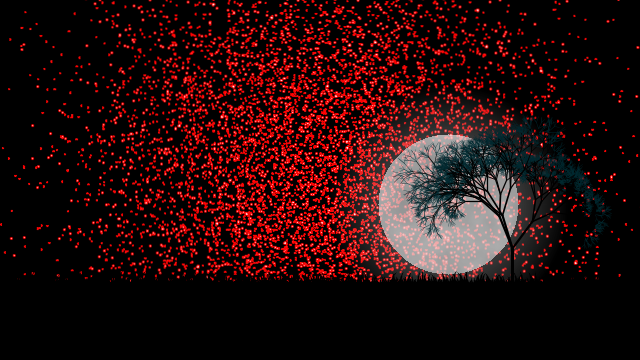
Frame 1 (no input)
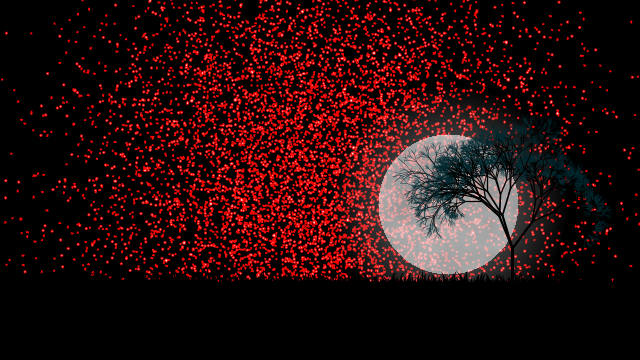
Frame 60 (the mouse pressed at the canvas centre just before this capture)
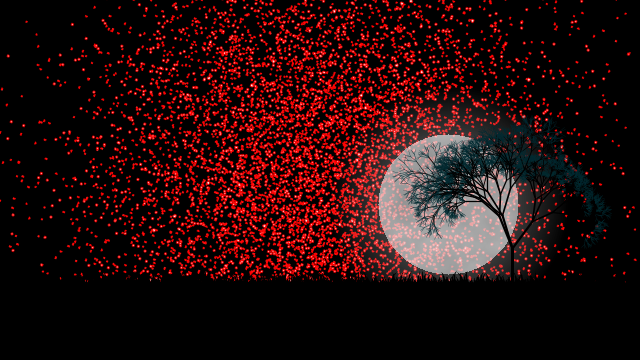
Frame 120 (the mouse held since frame 60 and released just before this capture)

The Processing sketch that drew these frames (run headless with seeded random() and noise(); from frame 60 on, the mouse is pressed at the canvas centre):

// Processing sketch: sketch_221012e
// ── sketch_221012e.pde

//stars
float starsCount = 10000;
PImage stars;
float skyRotation = 0;
float rotationIncrement;
PGraphics gStars;
int starsoffset;
//moon
float radius = 70;
float glowOffset = 50;
float moon_x, moon_y;
PGraphics gMoon;
//nebula
float tx, ty, tz = 0.0f;
float noiseX = 0.004f;
float noiseY = 0.001f;
float noiseZ = 0.00001f;
//ground
PGraphics gGround;
//Tree
PGraphics gTree;


void setup() {
  size(640, 360);
  background(0);
  initStars();
  initMoon();
  initGround();
  initTree();
}

void initStars() {
  starsoffset = Math.abs(width-height) * 2;
  gStars =  createGraphics(width + starsoffset, height+ starsoffset);
  gStars.beginDraw();
  gStars.background(0);
  gStars.stroke(255,0,0);
  for (int i = 0; i < starsCount; i++) {
    float standardDev  = 120;
    float x = randomGaussian() * standardDev + gStars.width/2 ;
    float y = randomGaussian() * standardDev + (gStars.height/2);
    float size = 1;
    float randomNumber = random(0, 100);
    if (randomNumber <= 50) {
      size = 1.3f;
    } else if (randomNumber <= 98) {
      size = 1.7;
    } else {
      size = 2.4;
    }
    //gStars.stroke(size);
    gStars.ellipse(x, y, size, size);
  }
  gStars.endDraw();
}

void initMoon() {
  rotationIncrement = lerp(0, TWO_PI, 0.0005); //for the web
  //  rotationIncrement = lerp(0, TWO_PI, 0.0001); //for desktop
  float totalDimension = ( radius + glowOffset ) * 2;
  float totalRadius = radius + glowOffset;
  float vx=0, vy=0; //noise control
  float opacity = 0f;
  moon_x = width / 10 * 7  - totalRadius;
  moon_y = height / 7 * 4 - totalRadius;
  gMoon = createGraphics((int)totalDimension, (int)totalDimension);
  gMoon.beginDraw();
  for (int x = 0; x < totalDimension; x++) {
    for (int y = 0; y < totalDimension; y++) {
      float distance = dist(x, y, totalDimension/2, totalDimension/2);
      vx+=0.04;
      if (distance <= totalRadius) {
        float varNoise = 0f;
        if (distance<=radius) {
          //main
          opacity = 255;
          varNoise = map(noise(vx, vy), 0, 1, 0, 60);
        } else if (distance<= totalRadius) {
          opacity = map(distance, totalRadius, radius, 0, 100);
          varNoise = 0;
        }
        float brightness = 200   + varNoise;
        gMoon.stroke(brightness, brightness, brightness, opacity);
        gMoon.point(x, y);
      }
    }
    vx = 0;
    vy+= 0.04;
  }
  gMoon.endDraw();
}

void initGround() {
  gGround = createGraphics(width, height);
  gGround.beginDraw();
  gGround.noStroke();
  gGround.fill(0);
  float locationY = height/5*4;
  gGround.rect(0, locationY, width, locationY);
  gGround.stroke(0);
  //grass
  for (int x = 0; x < width; x+=2) {
    gGround.pushMatrix();
    gGround.translate(x, locationY);
    new Blade(4, random(-20, 20), random(4, 8)).display(gGround);
    gGround.popMatrix();
  }
  gGround.endDraw();
}

void initTree() {
  gTree = createGraphics(width, height);
  gTree.beginDraw();
  gTree.translate(width / 10 * 8, height/5*4);
  new Tree().display(gTree);
  gTree.endDraw();
}


void draw() {
  background(0);
  smooth();
  drawStars();
  //drawNebula();
  drawMoon();
  drawGround();
  drawTree();
}

void drawStars() {
  pushMatrix();
  translate(-starsoffset/2, -starsoffset/2);
  translate(gStars.width/2, gStars.height/2);
  skyRotation += rotationIncrement;
  rotate(skyRotation);
  translate(-gStars.width/2, -gStars.height/2);
  image(gStars, 0, 0);
  popMatrix();
}

void drawMoon() {
  image(gMoon, moon_x, moon_y);
}

void drawNebula() {
  image(createNebula(), 0, 0);
}

PImage createNebula() {
  PImage imgNebula = createImage(width, height, RGB);
  imgNebula.loadPixels();
  tx = 0f;
  for (int x = 0; x < width; x++) {
    ty = 0f;
    for (int y = 0; y < height; y++) {
      float n = noise(tx, ty, tz);
      float r = map(n, 0, 1, 0, 255);
      float g = map(n, 0, 1, 126, 255);
      float b = 255;
      float opacity = map(n, 0, 1, 0, 150);
      imgNebula.pixels[x+y*width] = color(r, g, b, opacity);
      ty += noiseY;
    }
    tx += noiseX;
    tz += noiseZ;
  }
  imgNebula.updatePixels();
  return imgNebula;
}

void drawGround() {
  image(gGround, 0, 0 );
}

void drawTree() {
  image(gTree, 0, 0 );
}


class Blade {
  float segments;
  float angle;
  float bladeLength;
  Blade(float segments_, float angle_, float bladeLength_) {
    segments = segments_;
    angle = angle_;
    bladeLength = bladeLength_;
  }

  void display(PGraphics g) {
    branch(bladeLength, g);
  }

  void branch(float len, PGraphics g) {
    g.strokeWeight(map(len, 1, bladeLength, 0.1, 3));
    g.line(0, 0, 0, -len);
    g.translate(0, -len);
    len *= 0.6;
    if (len >= 1) {
      g.pushMatrix();
      g.rotate(radians(angle));
      branch(len, g);
      g.popMatrix();
    }
  }
}

class Tree {
  void display(PGraphics g) {
    branch(40, 3, 8, g);
  }

  void branch(float len, float sWeight, float depth, PGraphics g) {
    if (depth<=1) {
      g.stroke(0, 40, 47);
    } else {
      g.stroke(0, 0, 0);
    }
    g.strokeWeight(sWeight);
    g.line(0, 0, 0, -len);
    g.translate(0, -len);

    len *= random(0.5, 0.9);
    sWeight *= 0.75;

    if (depth > 0) {
      depth--;
      g.pushMatrix();
      g.rotate(PI/random(3, 10));
      branch(len, sWeight, depth, g);
      g.popMatrix();

      g.pushMatrix();
      g.rotate(-PI/random(3, 10));
      branch(len, sWeight, depth, g);
      g.popMatrix();

      g.pushMatrix();
      g.rotate(6);
      branch(len, sWeight, depth, g);
      g.popMatrix();
    }
  }
}
